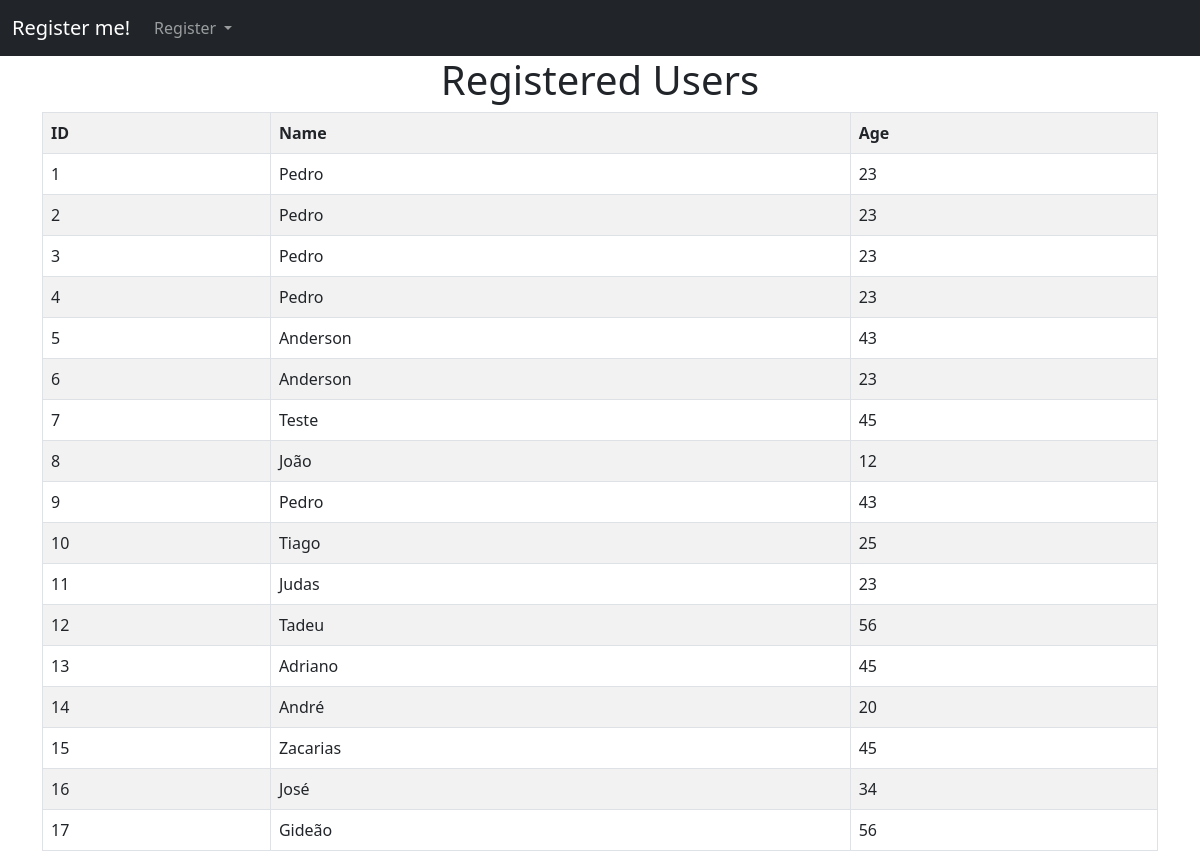
The page / on the database its author committed.
### app_reg_users/models.py (models this page shows)
class User(models.Model):
    id = models.AutoField(primary_key=True)
    name = models.TextField(max_length=255)
    age = models.IntegerField()

### app_reg_users/views.py (the view)
# urls.py: path('', views.home, name='home'),
def home(request):
    users = {
        'users': User.objects.all()
    }
    return render(request, 'users/home.html', users)

### app_reg_users/templates/users/home.html
{% extends './base.html' %}
{% block content %}
<div class="container">
    <h1 class="text-center">Registered Users</h1>
    <table class="table table-bordered table-striped">
        <tr>
            <th>ID</th>
            <th>Name</th>
            <th>Age</th>
        </tr>
        {% for user in users %}
        <tr>
            <td>{{ user.id }}</td>
            <td>{{ user.name }}</td>
            <td>{{ user.age }}</td>
        </tr>
        {% endfor %}
    </table>
</div>
{% endblock %}

### app_reg_users/templates/users/base.html (shortened to what this page needs)
<!doctype html>
<html lang="en">
  <head>
    <link href="https://cdn.jsdelivr.net/npm/bootstrap@5.0.2/dist/css/bootstrap.min.css" rel="stylesheet">
  </head>
  <body>
    <nav class="navbar navbar-expand-lg navbar-dark bg-dark">
      <div class="container-fluid">
        <a class="navbar-brand" href="{% url 'home' %}">Register me!</a>
        <div class="collapse navbar-collapse">
          <ul class="navbar-nav me-auto mb-2 mb-lg-0">
            <li class="nav-item dropdown">
              <a class="nav-link dropdown-toggle" href="#" role="button" data-bs-toggle="dropdown" aria-expanded="false">
                Register
              </a>
            </li>
          </ul>
        </div>
      </div>
    </nav>
    {% block content %}
    {% endblock %}
  </body>
</html>

### rows shown on the page
User: id "1", name "Pedro", age "23"
User: id "2", name "Pedro", age "23"
User: id "3", name "Pedro", age "23"
User: id "4", name "Pedro", age "23"
User: id "5", name "Anderson", age "43"
User: id "6", name "Anderson", age "23"
User: id "7", name "Teste", age "45"
User: id "8", name "João", age "12"
User: id "9", name "Pedro", age "43"
User: id "10", name "Tiago", age "25"
User: id "11", name "Judas", age "23"
User: id "12", name "Tadeu", age "56"
User: id "13", name "Adriano", age "45"
User: id "14", name "André", age "20"
User: id "15", name "Zacarias", age "45"
User: id "16", name "José", age "34"
User: id "17", name "Gideão", age "56"
